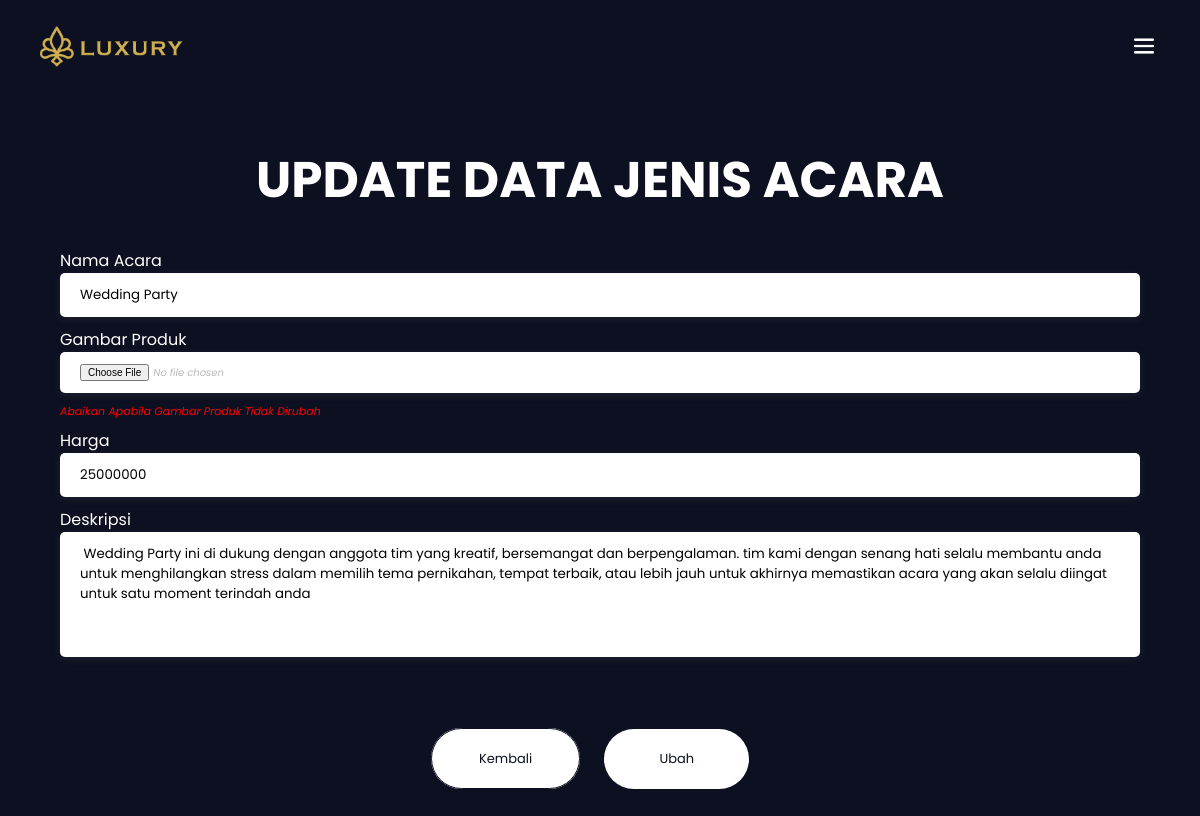
The app's page /LuxuryGroup/admin-update-event.php?id=10 (signed in) with its own data.
### tables this page shows
CREATE TABLE `tb_jenisevent` (
  `id` int(11) NOT NULL,
  `gambar` varchar(255) NOT NULL,
  `kategori` varchar(255) NOT NULL,
  `deskripsi` text NOT NULL,
  `harga` int(11) NOT NULL
);

### LuxuryGroup/admin-update-event.php (the view, shortened to what this page needs)
<?php
    require('koneksi.php');
    $id = $_GET['id'];
    $result = mysqli_query($conn, "SELECT * FROM tb_jenisevent WHERE id = $id");
    $data = mysqli_fetch_assoc($result);
?>
<!DOCTYPE html>
<html lang="en">
<head>
    <link rel='stylesheet' href='css/style.css'>
    <link href='https://unpkg.com/boxicons@2.1.4/css/boxicons.min.css' rel='stylesheet'>
</head>
<body>
    <section class='user-header-index'>
        <nav class="user-nav-index">
            <img src='image/logo.png'>
            <img src="image/bar.png" id="user-icon-bar" onclick="showMenu()">
        </nav>
        <div class="form-order-container">
            <div class="form-order">
                <h1 class="form-order-title">UPDATE DATA JENIS ACARA</h1>
                <form action="" method="POST" enctype="multipart/form-data">
                    <p class="form-order-sub-title">Nama Acara</p>
                    <input class="form-order-element" type="text" name="kategori" value="<?php echo $data['kategori']; ?>" required>
                    <p class="form-order-sub-title">Gambar Produk</p>
                    <input class="form-order-element" name="gambar" type="file" accept="image/jpg, image/png, image/webp">
                    <i style="float:left;font-size:11px;color:red;">Abaikan Apabila Gambar Produk Tidak Dirubah</i> <br> <br>
                    <p class="form-order-sub-title">Harga</p>
                    <input class="form-order-element" type="number" name="harga" value="<?php echo $data['harga']; ?>" required>
                    <p class="form-order-sub-title">Deskripsi</p>
                    <textarea class="form-order-element" type="text" name="deskripsi" required> <?php echo $data['deskripsi']; ?> </textarea>
            <div class="form-button-order">
                <a href="admin-jenis-event.php" class='back-button-order'>Kembali</a>
                <input class='button-order' type='submit' name="ubah" value='Ubah'></a>
                </form>
            </div>
        </div>
    </section>
</body>
</html>

### LuxuryGroup/css/style.css (style rules this page uses)
* { margin: 0; padding: 0; font-family: 'Poppins', sans-serif; box-sizing: border-box; }
html { scroll-behavior: smooth; }
body { background-color: var(--background--color); }
:root { --background-image: url(../image/background-dark.jpg); --background--color: #0D1021; --secondary-color: #FFF; }
::placeholder { color: #B7B7B7; font-size: 10px; font-style: italic }
.user-header-index { min-height: 100vh; width: 100%; background-color: var(--background--color); }
.user-nav-index { background-color: #0D1021; display: flex; padding: 2% 3%; justify-content: space-between; align-items: center; }
.user-nav-index img { width: 150px; }
#user-icon-cancel, #user-icon-bar { display: none; width: 20px; }
#user-icon-bar { display: block; margin: 10px; cursor: pointer; }
.form-order-container { width: 90%; margin: auto; text-align: justify; padding-top: 50px; }
.form-order-title { margin-bottom: 30px; text-align: center; font-size: 50px; color: var(--secondary-color); }
.form-order-sub-title { color: var(--secondary-color); text-align: left; }
.form-order-element { width: 100%; background-color: #FFF; border: none; box-shadow: rgba(99, 99, 99, 0.2) 0px 2px 8px 0px; border-radius: 5px; padding: 12px 20px; margin: 0px 0px 10px 0px; }
input[type="file"] { color: #B7B7B7; font-size: 10px; font-style: italic }
textarea { resize: none; height: 125px; }
.form-button-order { margin: 25px; text-align: center; }
.back-button-order { border: 1px solid #0D1021; padding: 20px 47px; margin: 10px 0; text-decoration: none; color: #0D1021; font-size: 13px; background-color: #FFF; cursor: pointer; border-radius: 10em; }
.button-order { padding: 20px 55px; margin: 30px 20px; text-decoration: none; color: var(--background--color); border: none; font-size: 13px; background-color: var(--secondary-color); cursor: pointer; border-radius: 10em; }

### records on screen
tb_jenisevent: kategori "Wedding Party", harga "25000000", deskripsi "Wedding Party ini di dukung dengan anggota tim yang kreatif, bersemangat dan berpengalaman. tim kami dengan senang hati selalu membantu anda untuk menghilangkan stress dalam memilih tema pernikahan, tempat terbaik, atau lebih jauh untuk akhirnya memastikan acara yang akan selalu diingat untuk satu moment terindah anda"
